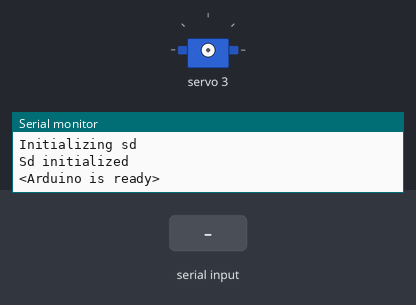
A sketch run on a simulated Arduino Uno, built with avr-gcc and run on an emulated ATmega328P. Parts: servo, the last lines printed to the serial monitor. The inputs (shaded band) are chosen by the test bench.

Above: at 1.2 s.
1.3 s: "5\n" received over Serial
At 2.4 s:
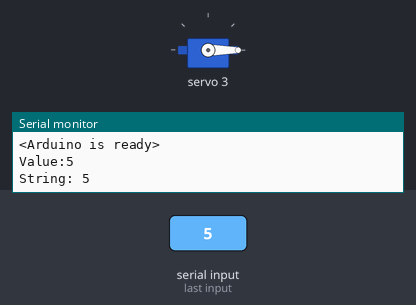
2.8 s: "200\n" received over Serial
At 3.5 s:
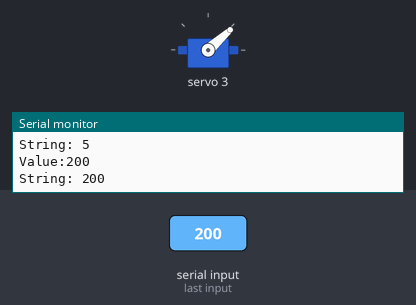
4.3 s: "1,90\n" received over Serial
At 4.7 s:
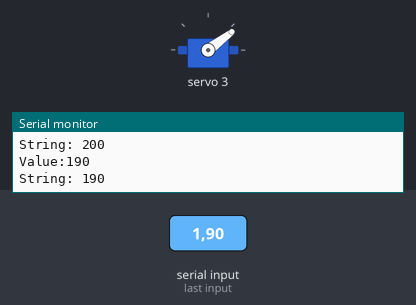
Timing chart, 0 to 7.3 s (numbered marks = the images above; inputs shaded):
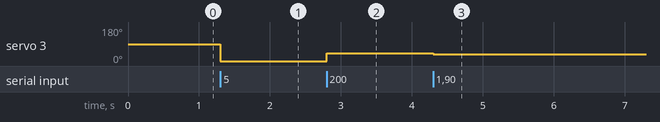

The sketch:

NP_servo_bounds.ino
```cpp
#include "NP_ServoDriver.h"
NP_ServoDriver sd;
int SERVOMIN = 150;
int SERVOMAX = 600;
int servoNum = 0;

String inString = "";  // string to hold input

void setup() {
  Serial.begin(115200);
  wait_for_serial();
  Serial.println("Initializing sd");
  sd.init();
  Serial.println("Sd initialized");
  Serial.println("<Arduino is ready>");


}

void loop() {

    /*Serial.println(servonum);
  for (uint16_t pulselen = SERVOMIN; pulselen < SERVOMAX; pulselen++) {
    sd.pwm.setPWM(servonum, 0, pulselen);
  }

  delay(1000);
  for (uint16_t pulselen = SERVOMAX; pulselen > SERVOMIN; pulselen--) {
    sd.pwm.setPWM(servonum, 0, pulselen);
  }
  delay(1000);
}*/

  // Read serial input:
  while (Serial.available() > 0) {
    int inChar = Serial.read();
    if (isDigit(inChar)) {
      // convert the incoming byte to a char and add it to the string:
      inString += (char)inChar;
    }
    // if you get a newline, print the string, then the string's value:
    if (inChar == '\n') {
      Serial.print("Value:");
      Serial.println(inString.toInt());
      Serial.print("String: ");
      Serial.println(inString);
      uint16_t pulsew = inString.toInt();
      //sd.pwm.setPWM(servonum, 0, pulsew);
      sd.set_pwm(3, pulsew);
      //sd.set_pwm(servoNum, pulsew);
      // clear the string for new input:
      inString = "";
    }
  }
}


void wait_for_serial() {
  while (!Serial)
    delay(10); // Pauses the controller until a serial console opens
}
```

NP_ServoDriver.cpp
```cpp
//=============================================================================================
// NP_ServoDriver.h
//=============================================================================================
//
// Servos management on PCA9685 Driver board
//
//  Date			  Author			Notes
//  2023-03-06  G. Lavabre  Minimal working code
//
//=============================================================================================
//-------------------------------------------------------------------------------------------
// Header files


#include "NP_ServoDriver.h"
#include <Wire.h>
#include <Adafruit_PWMServoDriver.h>

//-------------------------------------------------------------------------------------------
// Definitions


//============================================================================================
// Functions

NP_ServoDriver::NP_ServoDriver()
{
  oscillatorFrequency = 27000000;
  servoFrequency      = 50;
  servo_min           = 72;
  servo_max           = 460;
  angle_min           = -90.0;
  angle_max           = 90.0;
}


//-------------------------------------------------------------------------------------------
void NP_ServoDriver::init()
{
  //oscillatorFrequency = 27000000;
  //servoFrequency      = 50;
  pwm = Adafruit_PWMServoDriver();
  pwm.begin();
  pwm.setOscillatorFrequency(oscillatorFrequency);
  pwm.setPWMFreq(servoFrequency);
  //pwm.setOscillatorFrequency(27000000);
  //pwm.setPWMFreq(50);  // Analog servos run at ~50 Hz updates
  delay(10);
}


//============================================================================================
// Read commanded angle for servo "servoNum"

float NP_ServoDriver::get_angleCommand(uint8_t servoNum)
{
  uint16_t  pulsew = (*this).get_pwm(servoNum);
  float     angle = map(pulsew, servo_min, servo_max, angle_min, angle_max);
  return    angle;
}

//============================================================================================
// Set commanded angle for servo "servoNum"

void NP_ServoDriver::set_angleCommand(uint8_t servoNum, float angle)
{
  uint16_t  pulsew = map(angle, angle_min, angle_max, servo_min, servo_max);
  (*this).set_pwm(servoNum, pulsew);
}

//============================================================================================
// Private methods
//============================================================================================

//============================================================================================
// Read pulse width for servo "servoNum"

uint16_t NP_ServoDriver::get_pwm(uint8_t servoNum)
{
  return pwm.getPWM(servoNum);
}

//============================================================================================
// Set pulse width for servo "servoNum"

void NP_ServoDriver::set_pwm(uint8_t servoNum, uint16_t pulsew)
{
  pwm.setPWM(servoNum, 0, pulsew);
}

//============================================================================================
// END OF CODE
//============================================================================================
```

NP_ServoDriver.h
```cpp
//=============================================================================================
// NP_ServoDriver.h
//=============================================================================================
//
// Servos management on PCA9685 Driver board
//
//  Date			  Author			Notes
//  2023-03-06  G. Lavabre  Minimal working code
//
//=============================================================================================
#ifndef NP_ServoDriver_h
#define NP_ServoDriver_h

#include <Wire.h>
#include <Adafruit_PWMServoDriver.h>

//--------------------------------------------------------------------------------------------
// Variable declaration

class NP_ServoDriver {
//-------------------------------------------------------------------------------------------
// Function declarations

public:

	NP_ServoDriver();

  void      init();
  float     get_angleCommand(uint8_t servoNum);
  void      set_angleCommand(uint8_t servoNum, float angle);
  uint16_t  get_pwm(uint8_t servoNum);
  void      set_pwm(uint8_t servoNum, uint16_t pulsew);
  Adafruit_PWMServoDriver pwm;
	//void dummy(float a, float b, int c);


private:


  uint8_t   servoFrequency;
  uint32_t  oscillatorFrequency;
  uint16_t  servo_min; // Maybe use arrays here if all servos are not the same
  uint16_t  servo_max;
  float     angle_min;
  float     angle_max;
};

#endif
```

Measured:
- after the input at 1.3 s, servo 3: 90° → 0° at once
- after the input at 2.8 s, servo 3: 0° → 42° at once
- after the input at 4.3 s, servo 3: 42° → 37° at once
